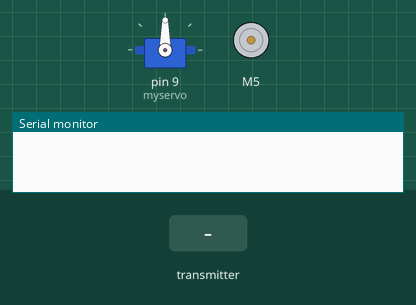
Simulated run of this sketch. Board: Arduino Nano, built with avr-gcc and run on an emulated ATmega328P. Parts: servo, DC motor (green arrow = forward, orange = backward, longer = faster), the last lines printed to the serial monitor. Inputs (shaded band) come from the test bench. No radio packets arrive unless stated.

Above: at 1.2 s.
1.3 s: the transmitter starts sending data.0 = 0
At 2.5 s:
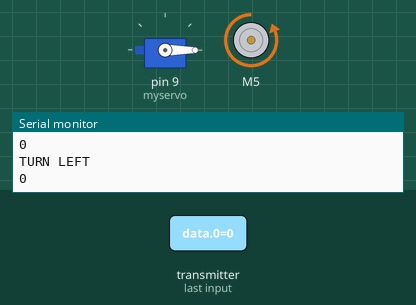
2.8 s: the transmitter starts sending data.1 = 1023
At 3.7 s:
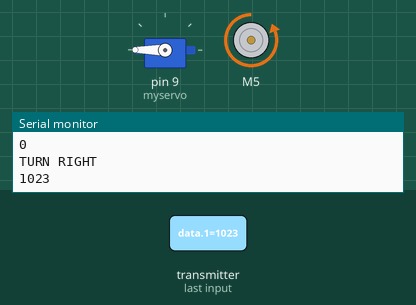
4.3 s: the transmitter starts sending data.0 = 256
At 4.8 s:
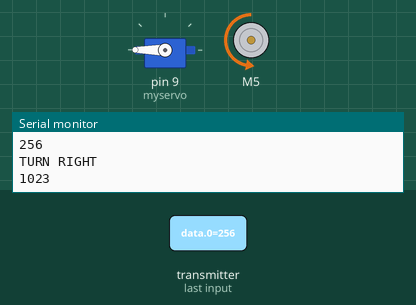
5.8 s: the transmitter starts sending data.1 = 256
At 7.0 s:
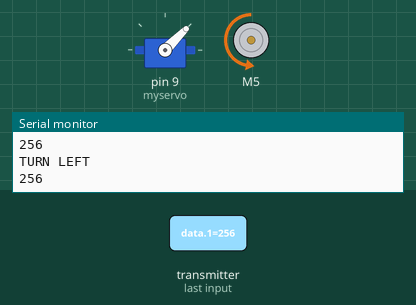
7.3 s: the transmitter starts sending data.0 = 1023
At 8.3 s:
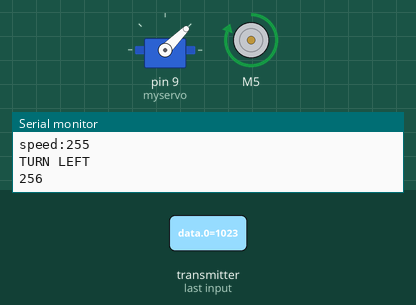
8.8 s: the transmitter starts sending data.1 = 0
At 9.5 s:
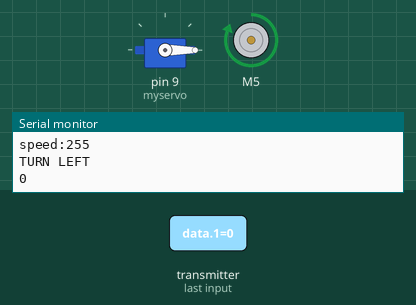
Timing chart, 0 to 11.3 s (numbered marks = the images above; inputs shaded):
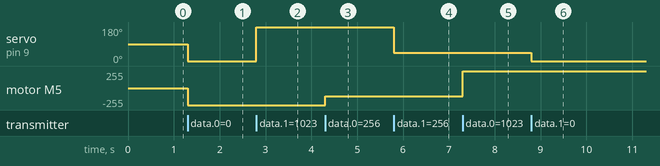

Measured:
- after the input at 1.3 s, servo on pin 9 (myservo): 90° → 0° at once; motor M5: stopped → backward 255/255 at once
- after the input at 2.8 s, servo on pin 9 (myservo): 0° → 180° at once
- after the input at 4.3 s, motor M5: backward 255/255 → backward 127/255 at once
- after the input at 5.8 s, servo on pin 9 (myservo): 180° → 45° at once
- after the input at 7.3 s, motor M5: backward 127/255 → forward 255/255 at once
- after the input at 8.8 s, servo on pin 9 (myservo): 45° → 0° at once

The sketch:

Remote_Control_receiver.ino
```cpp
//#include <SPI.h>
#include <DRV8833.h>
#include <Servo.h>
#include "RF24.h"

/*
    Program for controlling motorized Lego Car with Arduino, DRV8833 and nRF24L01+.
    Arduino Nano Pin 11, 12, 13 reserved for SPI(MOSI, MISO, SCK) connection with nRF24.

    Created July 29, 2022, by Kolchiba Mykyta.
*/

DRV8833 driver = DRV8833(); // Motor A is drive.
Servo myservo; // Motor B is Servo
const int inputA1 = 5, inputA2 = 6; // Ain1 and Ain2 DRV8833 pins.


int data[2];
int motorSpeed = 0;
int pos = 90;    // Servo position

RF24 radio(7, 8); // CE and CSN pin

const uint64_t pipe = 0xE8E8F0F0E1LL; //the address of the modem

void setup() {
  Serial.begin(9600);

  // Attach a motor to the input pins:
  driver.attachMotorA(inputA1, inputA2);
  myservo.attach(9);  // attaches the servo on pin 9 to the servo object

  radio.begin();
  /* Settings*/
  radio.setChannel(125); // 2400 MHz + channel
  radio.setPALevel(RF24_PA_MAX);
  radio.openReadingPipe(1, pipe);  //determines the address of our modem which receive data
  radio.startListening();
}


void loop() {
  if (radio.available()) {
    radio.read(data, sizeof(data));

    //data X
    if (data[0] > 525) {
      motorSpeed = map(data[0], 512, 1023, 0, 255);
      driver.motorAForward(motorSpeed);
      Serial.println("FORWARD");
      Serial.println(data[0]);
      Serial.print("speed:");
      Serial.println(motorSpeed);
    }

    //data X
    if (data[0] < 500) {
      motorSpeed = map(data[0], 512, 0, 0, 255);
      driver.motorAReverse(motorSpeed);
      Serial.println("BACKWARD");
      Serial.println(data[0]);
    }

    //data Y
    if (data[1] > 550 ) {
      pos = map(data[1], 512, 1023, 90, 180);
      myservo.write(pos);
      Serial.println("TURN RIGHT");
      Serial.println(data[1]);
    }

    //data Y
    if (data[1] < 480 ) {
      pos = map(data[1], 512, 0, 90, 0);
      myservo.write(pos);
      Serial.println("TURN LEFT");
      Serial.println(data[1]);
    }

    if (data[0] < 525 && data[0] > 500 && data[1] < 550 && data[1] > 480) {
      driver.motorAStop();
      pos = map(data[1], 480, 550, 80, 100);
      myservo.write(pos);
      Serial.println("STOP");
      //Serial.println(radio.getPALevel());
    }

  }
}
```
